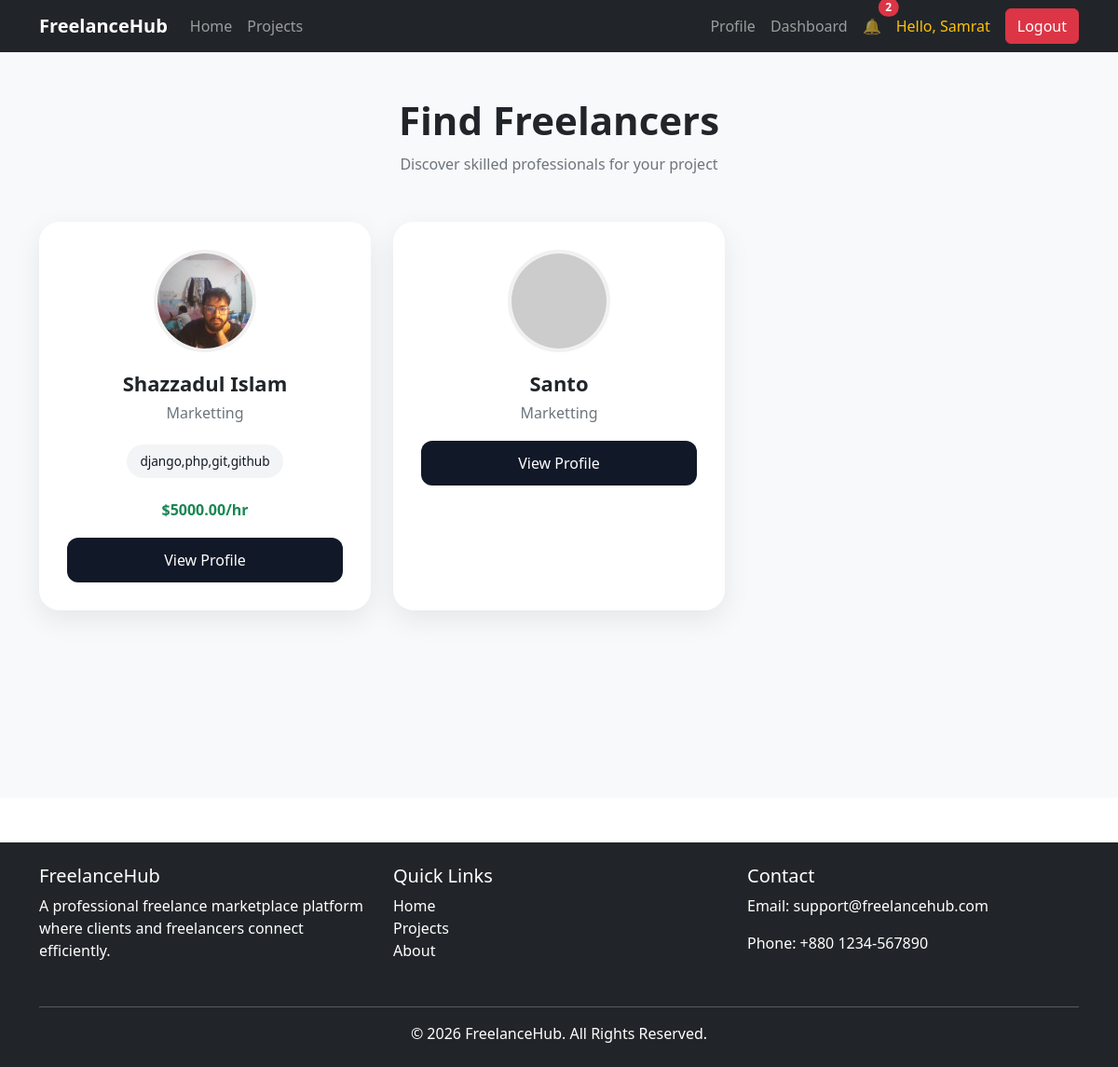
Page /projects/freelancers/category/marketting/ (signed in) on the committed database.
### accounts/models.py (models this page shows, shortened)
class User(AbstractUser):
    role= models.CharField(max_length=50,choices=ROLE_CHOICES)
    is_verified= models.BooleanField(default=False)

### profiles/models.py (models this page shows, shortened)
class FreelanceProfile(models.Model):
    user = models.OneToOneField(
        settings.AUTH_USER_MODEL,
        on_delete=models.CASCADE,
        related_name='freelancer_profile'
    )
    profile_image = models.ImageField(
        upload_to='freelancers/',
        blank=True,
        null=True
    )
    bio = models.TextField(
        blank=True
    )
    skills = models.CharField(
        max_length=300,
        blank=True,
        help_text='Separate skills with commas'
    )
    category = models.ForeignKey(
    Category,
    on_delete=models.SET_NULL,
    null=True,
    blank=True
)
    github = models.URLField(
        blank=True
    )
    linkedin = models.URLField(
        blank=True
    )
    portfolio = models.URLField(
        blank=True
    )
    hourly_rate = models.DecimalField(
        max_digits=10,
        decimal_places=2,
        blank=True,
        null=True
    )

### categories/models.py (models this page shows, shortened)
class Category(models.Model):
    name = models.CharField(max_length=200)
    slug = models.SlugField(max_length=100,unique=True,null=True,blank=True)

### projects/views.py (the view)
@login_required
def category_freelancers(request, slug):
    freelancers = FreelanceProfile.objects.filter(
        category__slug=slug
    )
    return render(
        request,
        'category/freelancer_list.html',
        {
            'freelancers': freelancers,
            'slug': slug
        }
    )

### notifications/context_processors.py (called while the page is built)
def notification_count(request):
    count = 0
    if request.user.is_authenticated:
        count = Notification.objects.filter(
            user=request.user,
            is_read=False
        ).count()
    return {
        'notification_count': count
    }

### templates/category/freelancer_list.html (shortened to what this page needs)
{% extends 'base.html' %}
{% block content %}
<div class="freelancer-page py-5">
    <div class="container">
        <div class="text-center mb-5">
            <h2 class="page-title">
                Find Freelancers
            </h2>
            <p class="page-subtitle">
                Discover skilled professionals for your project
            </p>
        </div>
        <div class="row g-4">
            {% for freelancer in freelancers %}
            <div class="col-lg-4 col-md-6">
                <div class="freelancer-card">
                    {% if freelancer.profile_image %}
                        <img
                            src="{{ freelancer.profile_image.url }}"
                            class="freelancer-image"
                        >
                    {% else %}
                        <img
                            src="https://via.placeholder.com/110"
                            class="freelancer-image"
                        >
                    {% endif %}
                    <h4 class="freelancer-name">
                        {{ freelancer.user.first_name }}
                    </h4>
                    <p class="freelancer-category">
                        {{ freelancer.category.name }}
                    </p>
                    {% if freelancer.skills %}
                    <div>
                        {% for skill in freelancer.skills.split %}
                            <span class="skill-badge">
                                {{ skill }}
                            </span>
                        {% endfor %}
                    </div>
                    {% endif %}
                    {% if freelancer.hourly_rate %}
                    <div class="freelancer-rate">
                        ${{ freelancer.hourly_rate }}/hr
                    </div>
                    {% endif %}
                    <a
                        href="{% url 'freelancer_profile' freelancer.user.id %}"
                        class="profile-btn"
                    >
                        View Profile
                    </a>
                </div>
            </div>
            {% endfor %}
        </div>
    </div>
</div>
{% endblock %}

### templates/navbar.html (shortened to what this page needs)
<nav class="navbar navbar-expand-lg navbar-dark bg-dark">
  <div class="container">
    <a class="navbar-brand fw-bold" href="/"> FreelanceHub </a>
    <div class="collapse navbar-collapse" id="navbarContent">
      <ul class="navbar-nav me-auto mb-2 mb-lg-0">
        <li class="nav-item">
          <a class="nav-link" href="/"> Home </a>
        </li>
        <li class="nav-item">
          <a class="nav-link" href="{% url 'project_list' %}"> Projects </a>
        </li>
      </ul>
      <ul class="navbar-nav align-items-center">
        {% if user.is_authenticated %}
        <li class="nav-item">
          <a class="nav-link" href="{% url 'profile' %}"> Profile </a>
        </li>
        <li class="nav-item">
          {% if user.role == 'client' %}
          <a class="nav-link" href="{% url 'proposal_dashboard' %}">
            Dashboard
          </a>
          {% elif user.role == 'freelancer' %}
          <a class="nav-link" href="{% url 'freelancer_dashboard' %}">
            Dashboard
          </a>
          {% endif %}
        </li>
        <li class="nav-item">
          <a
            class="nav-link position-relative"
            href="{% url 'notification_list' %}"
          >
            🔔 {% if notification_count > 0 %}
            <span
              class="position-absolute top-0 start-100 translate-middle badge rounded-pill bg-danger"
            >
              {{ notification_count }}
            </span>
            {% endif %}
          </a>
        </li>
        <li class="nav-item">
          <span class="nav-link text-warning">
            Hello, {{ user.first_name }}
          </span>
        </li>
        <li class="nav-item">
          <a class="btn btn-danger ms-2" href="{% url 'logout' %}"> Logout </a>
        </li>
        {% endif %}
      </ul>
    </div>
  </div>
</nav>

### static/style.css (style rules this page uses)
.freelancer-card { background:white; border-radius:22px; padding:30px; text-align:center; height:100%; box-shadow:0 8px 25px rgba(0,0,0,.08); transition:.35s; border:none; }
.freelancer-image { width:110px; height:110px; border-radius:50%; object-fit:cover; border:4px solid #f1f1f1; margin-bottom:20px; }
.freelancer-name { font-weight:700; margin-bottom:8px; }
.freelancer-category { color:#6c757d; margin-bottom:18px; }
.skill-badge { display:inline-block; background:#f3f4f6; color:#111827; padding:8px 14px; border-radius:30px; margin:4px; font-size:.85rem; }

### templates/category/freelancer_list.html (style rules this page uses)
.freelancer-page { background:#f8f9fa; min-height:100vh; }
.page-title { font-size:42px; font-weight:700; margin-bottom:10px; }
.page-subtitle { color:#6c757d; margin-bottom:50px; }
.freelancer-card { background:white; border:none; border-radius:22px; padding:30px; text-align:center; height:100%; box-shadow:0 10px 30px rgba(0,0,0,.08); transition:.35s; }
.freelancer-image { width:110px; height:110px; border-radius:50%; object-fit:cover; border:4px solid #f1f1f1; margin-bottom:20px; }
.freelancer-name { font-size:22px; font-weight:700; margin-bottom:6px; }
.freelancer-category { color:#6c757d; margin-bottom:18px; }
.skill-badge { display:inline-block; background:#f3f4f6; color:#111827; border-radius:30px; padding:8px 14px; margin:4px; font-size:.85rem; }
.freelancer-rate { margin:18px 0; font-weight:600; color:#198754; }
.profile-btn { background:#111827; color:white; border:none; border-radius:12px; width:100%; padding:12px; text-decoration:none; display:inline-block; transition:.3s; }

### rows in the picture
User: first_name "Samrat"
FreelanceProfile: profile_image (picture), user.first_name "Shazzadul Islam", category.name "Marketting", split "django,php,git,github", hourly_rate "5000.00"
FreelanceProfile: user.first_name "Santo", category.name "Marketting"

### other values in the picture
{{ notification_count }} "2"
